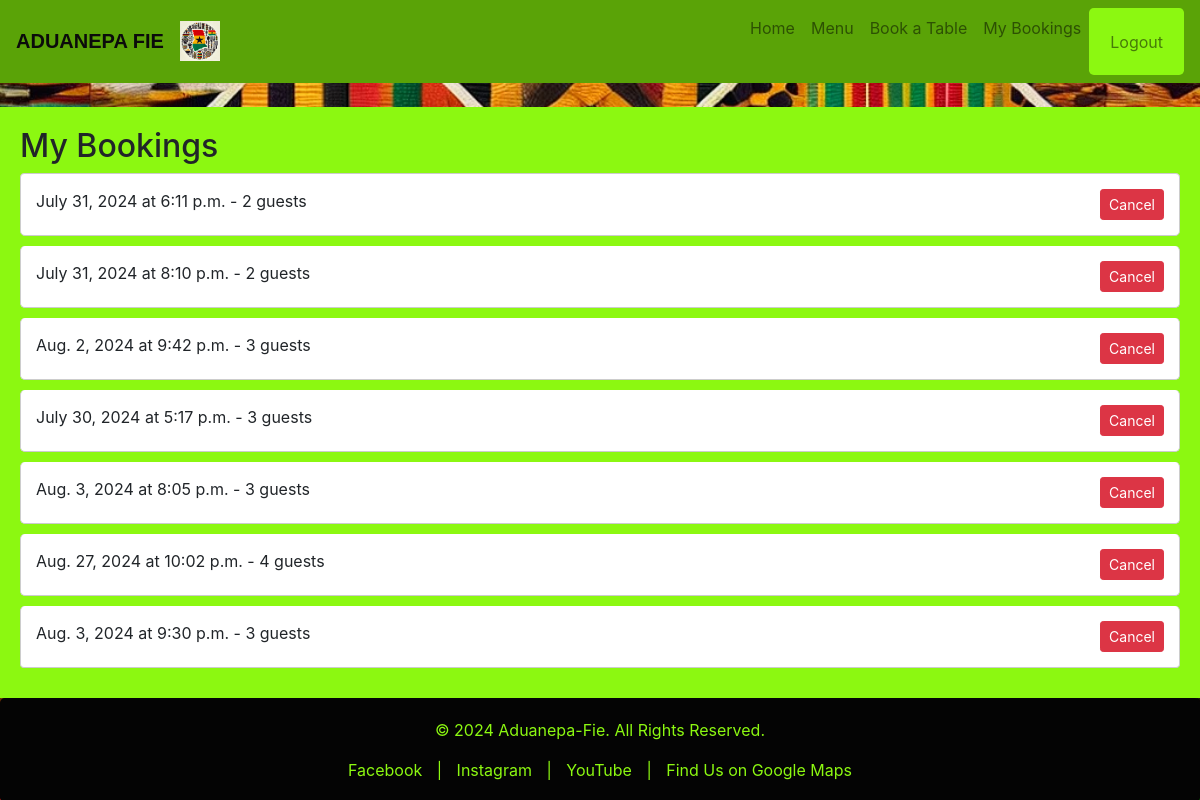
Before: /my_bookings/ (signed in) with the older database file.
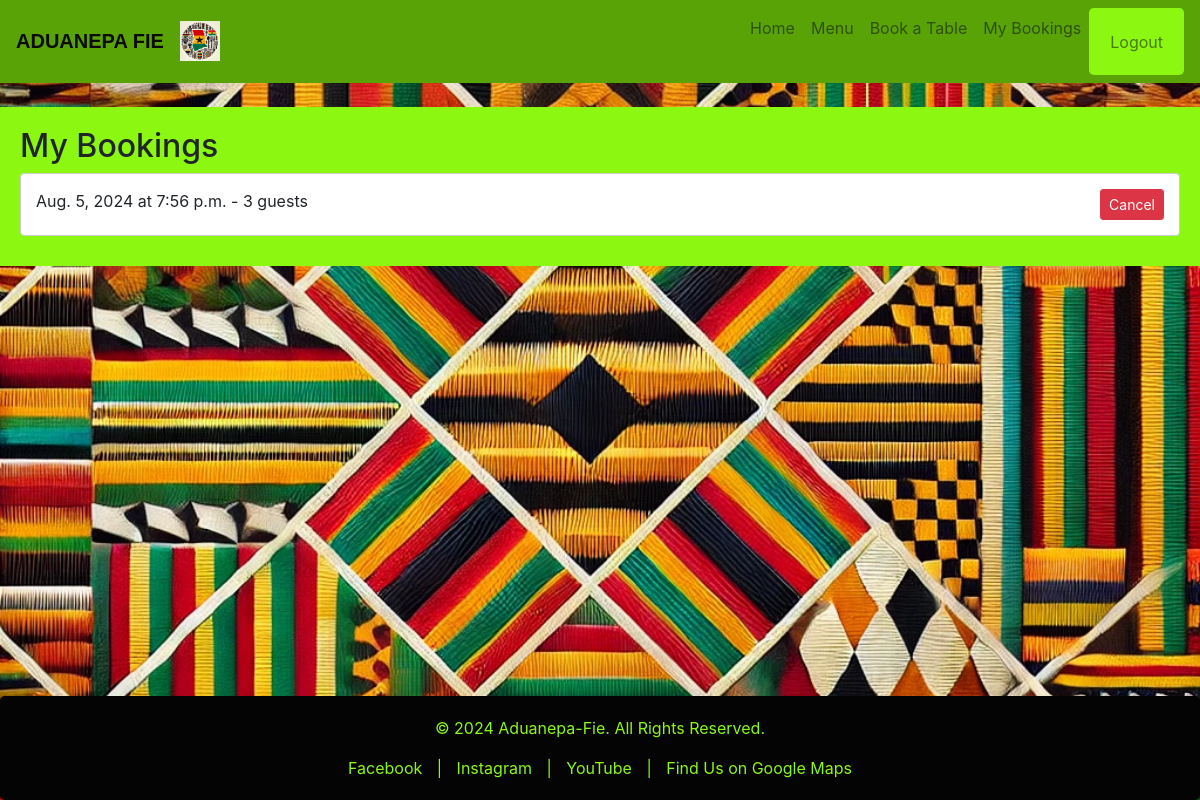
After: the same page with the newer database file.
### bookings/models.py (models this page shows, shortened)
class Booking(models.Model):
    user = models.ForeignKey(User, on_delete=models.CASCADE)
    table = models.ForeignKey(Table, on_delete=models.CASCADE)
    date = models.DateField()
    time = models.TimeField()
    guests = models.IntegerField()
    created_at = models.DateTimeField(auto_now_add=True)

### bookings/views.py (the view)
# urls.py: path('my_bookings/', views.my_bookings, name='my_bookings'),
@login_required
def my_bookings(request):
    bookings = Booking.objects.filter(user=request.user)
    return render(request, 'my_bookings.html', {'bookings': bookings})

### templates/my_bookings.html (shortened to what this page needs)
{% extends 'base.html' %}
{% block content %}
    <h2>My Bookings</h2>
    {% if bookings %}
        <ul class="list-group">
        {% for booking in bookings %}
            <li class="list-group-item">
                {{ booking.date }} at {{ booking.time }} - {{ booking.guests }} guests
                <a href="{% url 'cancel_booking' booking.id %}" class="btn btn-danger btn-sm float-right">Cancel</a>
            </li>
        {% endfor %}
        </ul>
    {% else %}
        <p>You have no bookings.</p>
    {% endif %}
{% endblock %}

### templates/base.html (shortened to what this page needs)
{% load static %}
<!DOCTYPE html>
<html lang="en">
<head>
    <link rel="stylesheet" href="https://stackpath.bootstrapcdn.com/bootstrap/4.5.2/css/bootstrap.min.css">
    <link rel="stylesheet" href="{% static 'css/styles.css' %}">
</head>
<body>
        <nav class="navbar navbar-expand-lg navbar-light bg-red">
            <a class="navbar-brand" href="{% url 'home' %}">ADUANEPA FIE</a>
            <img src="{% static 'images/default_image.jpg' %}" alt="Aduanepa Fie Logo" style="height: 40px;"></a>
            <div class="collapse navbar-collapse" id="navbarNav">
                <div class="navbar-nav ml-auto">
                    <a class="nav-item nav-link" href="{% url 'home' %}">Home</a>
                    <a class="nav-item nav-link" href="{% url 'menu' %}">Menu</a>
                    {% if user.is_authenticated %}
                        <a class="nav-item nav-link" href="{% url 'create_booking' %}">Book a Table</a>
                        <a class="nav-item nav-link" href="{% url 'my_bookings' %}">My Bookings</a>
                        <form id="logout-form" action="{% url 'logout' %}" method="post" style="display: inline;">
                            <button type="submit" class="nav-item nav-link btn btn-link" style="display: inline; padding: 0;">Logout</button>
                        </form>
                    {% else %}
                        <a class="nav-item nav-link" href="{% url 'login' %}">Login</a>
                        <a class="nav-item nav-link" href="{% url 'register' %}">Register</a>
                    {% endif %}
                </div>
            </div>
        </nav>
        <div class="container mt-4 content">
            {% block content %}
            {% endblock %}
        </div>
    <footer class="footer text-center">
        <p>&copy; 2024 Aduanepa-Fie. All Rights Reserved.</p>
        <div class="social-media">
            <a href="https://www.facebook.com/yourpage" target="_blank">Facebook</a> |
            <a href="https://www.instagram.com/yourprofile" target="_blank">Instagram</a> |
            <a href="https://www.youtube.com/yourchannel" target="_blank">YouTube</a> |
            <a href="https://www.google.com/maps?q=maps?q=Kurt-Eisner+Str+66,+Leipzig,+Germany" target="_blank">Find Us on Google Maps</a>
        </div>
    </footer>
</body>
</html>

### static/css/styles.css (style rules this page uses)
body, html { margin: 0; padding: 0; font-weight: normal; justify-content: space-between; display: flex; flex-direction: column; height: 100%; }
body { background-image: url('/static/images/kente_background.jpg'); background-size: cover; background-repeat: no-repeat; background-attachment: fixed; background-position: center; }
.container { background-color: #8cf811; max-width: 1200px; margin: 0 auto; padding: 20px; }
.navbar { background-color: #5aa307; }
.navbar .navbar-brand { font-weight: bold; color: #0b0b0b; font-family:Verdana, Geneva, Tahoma, sans-serif; }
.navbar .nav-link { color: #020202; }
form { background-color:#8cf811; padding: 20px; border-radius: 0.3rem; }
.btn-danger { background-color: #dc3545; border-color: #dc3545; }
.list-group-item { background-color: #fff; border: 1px solid #ccc; border-radius: 0.3rem; margin-bottom: 10px; padding: 15px; }
.list-group-item .btn { margin-left: 10px; }
footer { background-color: #040404; color: #8cf811; text-align: center; padding: 20px; margin-top: auto; border-radius: 0.3rem; }
footer .social-media a { color: #8cf811; margin: 0 10px; text-decoration: none; }

Changed rows visible on the page:
removed Booking: date "July 31, 2024", time "6:11 p.m.", guests "2"
removed Booking: date "July 31, 2024", time "8:10 p.m.", guests "2"
removed Booking: date "Aug. 2, 2024", time "9:42 p.m.", guests "3"
removed Booking: date "July 30, 2024", time "5:17 p.m.", guests "3"
removed Booking: date "Aug. 3, 2024", time "8:05 p.m.", guests "3"
removed Booking: date "Aug. 27, 2024", time "10:02 p.m.", guests "4"
removed Booking: date "Aug. 3, 2024", time "9:30 p.m.", guests "3"
added Booking: date "Aug. 5, 2024", time "7:56 p.m.", guests "3"
